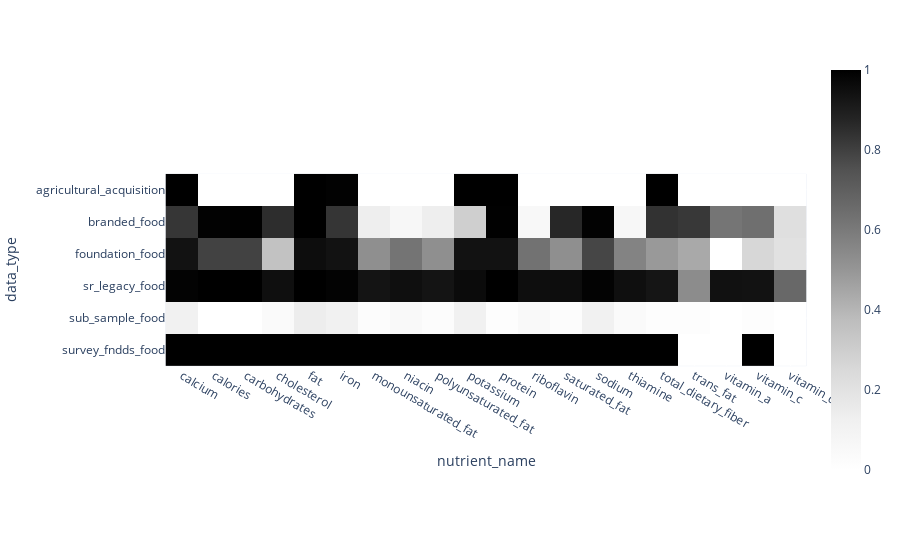

Write notebook code for a chart like this one.
### Code cell
# extract "prop" to remove multiindex for columns
food_top_20_nutrients_prop = food_top_20_nutrients_prop["prop"]

# visualize the proportions in a heatmap
px.imshow(food_top_20_nutrients_prop, color_continuous_scale='Greys')

### Figure 1 — Plotly figure (JSON) as saved in the notebook; plotly's stock layout.template omitted (floating-point values rounded to 4 significant figures)
{"data": [{"coloraxis": "coloraxis", "hovertemplate": "nutrient_name: %{x}<br>data_type: %{y}<br>color: %{z}<extra></extra>", "name": "0", "type": "heatmap", "x": ["calcium", "calories", "carbohydrates", "cholesterol", "fat", "iron", "monounsaturated_fat", "niacin", "polyunsaturated_fat", "potassium", "protein", "riboflavin", "saturated_fat", "sodium", "thiamine", "total_dietary_fiber", "trans_fat", "vitamin_a", "vitamin_c", "vitamin_d"], "xaxis": "x", "y": ["agricultural_acquisition", "branded_food", "foundation_food", "sr_legacy_food", "sub_sample_food", "survey_fndds_food"], "yaxis": "y", "z": [[1.0, 0.0, 0.0, 0.0, 1.0, 0.9938, 0.0, 0.0, 0.0, 1.0, 1.0, 0.0, 0.0, 0.0, 0.0, 1.0, 0.0, 0.0, 0.0, 0.0], [0.829, 0.9934, 0.9959, 0.8525, 0.9988, 0.831, 0.1369, 0.06596, 0.1366, 0.2956, 0.9982, 0.06145, 0.8684, 0.9928, 0.06375, 0.8377, 0.8223, 0.6182, 0.6411, 0.2193], [0.9397, 0.7931, 0.7931, 0.3534, 0.9569, 0.9397, 0.5259, 0.6207, 0.5259, 0.9397, 0.9397, 0.6293, 0.5259, 0.7845, 0.569, 0.4914, 0.4397, 0.0, 0.2586, 0.2069], [0.9891, 1.0, 1.0, 0.9488, 1.0, 0.9897, 0.9338, 0.9498, 0.934, 0.9645, 1.0, 0.9523, 0.956, 0.9892, 0.9498, 0.9279, 0.5363, 0.9439, 0.9408, 0.6648], [0.1161, 0.0, 0.0, 0.04515, 0.1401, 0.1162, 0.02914, 0.04848, 0.02914, 0.1151, 0.01502, 0.05352, 0.02914, 0.1143, 0.04479, 0.02051, 0.02069, 0.0, 0.01709, 0.002159], [1.0, 1.0, 1.0, 1.0, 1.0, 1.0, 1.0, 1.0, 1.0, 1.0, 1.0, 1.0, 1.0, 1.0, 1.0, 1.0, 0.0, 0.0, 1.0, 0.0]]}], "layout": {"coloraxis": {"colorscale": [[0, "rgb(255,255,255)"], [0.125, "rgb(240,240,240)"], [0.25, "rgb(217,217,217)"], [0.375, "rgb(189,189,189)"], [0.5, "rgb(150,150,150)"], [0.625, "rgb(115,115,115)"], [0.75, "rgb(82,82,82)"], [0.875, "rgb(37,37,37)"], [1, "rgb(0,0,0)"]]}, "margin": {"t": 60}, "xaxis": {"anchor": "y", "constrain": "domain", "domain": [0, 1], "scaleanchor": "y", "title": {"text": "nutrient_name"}}, "yaxis": {"anchor": "x", "autorange": "reversed", "constrain": "domain", "domain": [0, 1], "title": {"text": "data_type"}}}}
